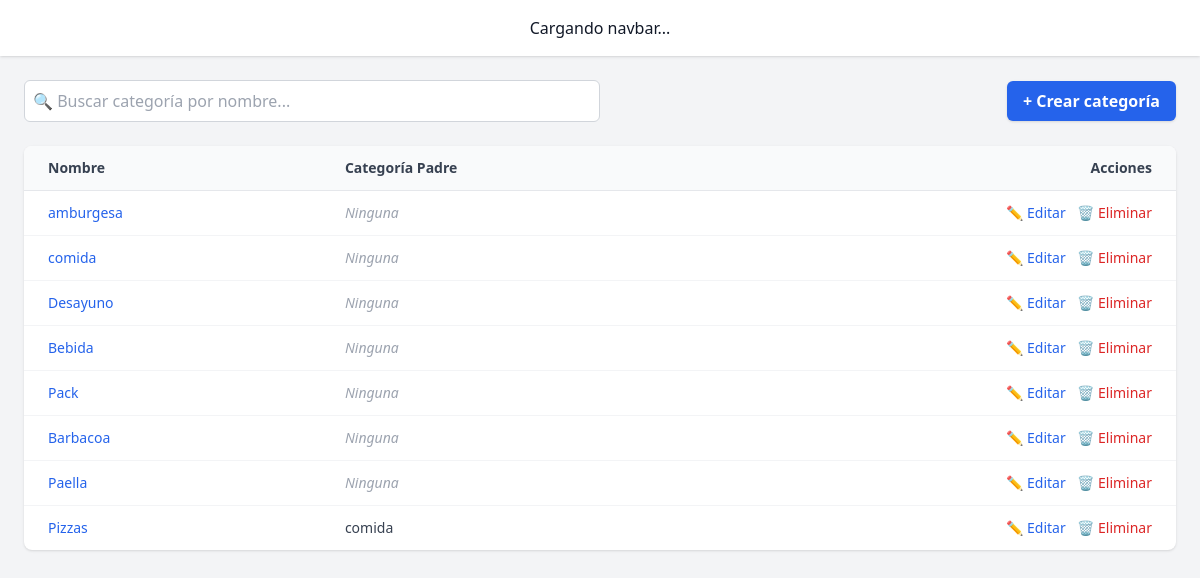
Screenshot of /category/list/ with the database file from the repository.
### core/models/category.py (models this page shows, shortened)
class Category(models.Model):
    name = models.CharField(max_length=100, primary_key=True)
    parent = models.ForeignKey(
        'self', null=True, blank=True,
        on_delete=models.CASCADE,
        related_name='children'
    )

### core/views.py (the view)
# urls.py: path('category/list/', category_list_view),
def category_list_view(request):
    items = Category.objects.all()
    return render(request, "core/category_list.html", {"items": items})

### core/templates/core/category_list.html (shortened to what this page needs)
{% extends "base.html" %}
{% block content %}
<div class="flex flex-col md:flex-row justify-between items-center mb-6 gap-4">
  <form method="get" class="w-full md:w-1/2">
    <input
      type="text"
      name="search"
      placeholder="🔍 Buscar categoría por nombre..."
      value="{{ request.GET.search }}"
      class="w-full p-2 border border-gray-300 rounded-md focus:outline-none focus:ring-2 focus:ring-blue-500"
    >
  </form>
  <a href="/category/create/" class="bg-blue-600 hover:bg-blue-700 text-white font-semibold px-4 py-2 rounded-md shadow">
    + Crear categoría
  </a>
</div>
<div class="overflow-x-auto bg-white shadow rounded-lg">
  <table class="min-w-full divide-y divide-gray-200 text-sm">
    <thead class="bg-gray-50 text-gray-700 font-semibold">
      <tr>
        <th class="px-6 py-3 text-left">Nombre</th>
        <th class="px-6 py-3 text-left">Categoría Padre</th>
        <th class="px-6 py-3 text-right">Acciones</th>
      </tr>
    </thead>
    <tbody class="divide-y divide-gray-100">
      {% for category in items %}
        <tr class="hover:bg-gray-50 transition">
          <td class="px-6 py-3 font-medium text-gray-900">
            <a href="{% url 'category_detail' category.name %}" class="hover:underline text-blue-600">
              {{ category.name }}
            </a>
          </td>
          <td class="px-6 py-3 text-gray-700">
            {% if category.parent %}
              {{ category.parent.name }}
            {% else %}
              <span class="text-gray-400 italic">Ninguna</span>
            {% endif %}
          </td>
          <td class="px-6 py-3 text-right space-x-2">
            <a href="{% url 'category_edit' category.name %}" class="text-blue-600 hover:underline">✏️ Editar</a>
            <form action="{% url 'category_delete' category.name %}" method="POST" class="inline" onsubmit="return confirm('¿Eliminar esta categoría?');">
              <button type="submit" class="text-red-600 hover:underline">🗑️ Eliminar</button>
            </form>
          </td>
        </tr>
      {% empty %}
        <tr>
          <td colspan="3" class="px-6 py-4 text-center text-gray-500">No hay categorías registradas.</td>
        </tr>
      {% endfor %}
    </tbody>
  </table>
</div>
{% endblock %}

### rows the page displays
Category: name "amburgesa", shows "Ninguna"
Category: name "comida", shows "Ninguna"
Category: name "Desayuno", shows "Ninguna"
Category: name "Bebida", shows "Ninguna"
Category: name "Pack", shows "Ninguna"
Category: name "Barbacoa", shows "Ninguna"
Category: name "Paella", shows "Ninguna"
Category: name "Pizzas", parent.name "comida"
